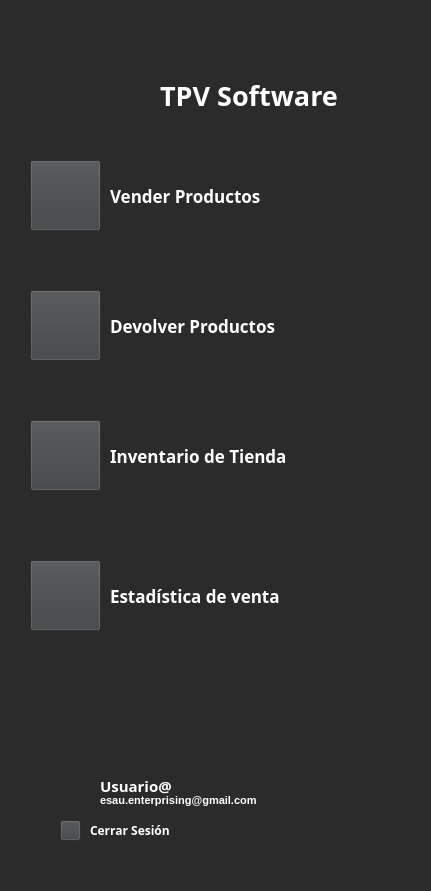
   <widget class="QWidget" name="widget_5" native="true">
    <property name="geometry">
     <rect>
      <x>0</x>
      <y>0</y>
      <width>431</width>
      <height>891</height>
     </rect>
    </property>
    <property name="styleSheet">
     <string notr="true">background-color: #2b2b2b;
</string>
    </property>
    <widget class="QLabel" name="label">
     <property name="geometry">
      <rect>
       <x>160</x>
       <y>80</y>
       <width>211</width>
       <height>31</height>
      </rect>
     </property>
     <property name="font">
      <font>
       <family>Rockwell</family>
       <pointsize>20</pointsize>
       <bold>true</bold>
      </font>
     </property>
     <property name="styleSheet">
      <string notr="true">color: rgb(255, 255, 255);</string>
     </property>
     <property name="text">
      <string>TPV Software</string>
     </property>
    </widget>
    <widget class="QWidget" name="widget_2" native="true">
     <property name="geometry">
      <rect>
       <x>30</x>
       <y>20</y>
       <width>111</width>
       <height>111</height>
      </rect>
     </property>
     <property name="styleSheet">
      <string notr="true">image: url(:/login/assets/login/cohete.png);</string>
     </property>
    </widget>
    <widget class="QPushButton" name="pushButton">
     <property name="geometry">
      <rect>
       <x>30</x>
       <y>160</y>
       <width>71</width>
       <height>71</height>
      </rect>
     </property>
     <property name="styleSheet">
      <string notr="true">background-color: #3f4042;</string>
     </property>
     <property name="text">
      <string/>
     </property>
     <property name="icon">
      <iconset resource="../resources.qrc">
       <normaloff>:/interfaz /assets/interfaz principal/barra lateral/carro-de-compras-rapido.png</normaloff>:/interfaz /assets/interfaz principal/barra lateral/carro-de-compras-rapido.png</iconset>
     </property>
     <property name="iconSize">
      <size>
       <width>25</width>
       <height>25</height>
      </size>
     </property>
    </widget>
    <widget class="QLabel" name="label_2">
     <property name="geometry">
      <rect>
       <x>110</x>
       <y>180</y>
       <width>281</width>
       <height>31</height>
      </rect>
     </property>
     <property name="font">
      <font>
       <family>Rockwell</family>
       <pointsize>13</pointsize>
       <bold>true</bold>
      </font>
     </property>
     <property name="styleSheet">
      <string notr="true">color: rgb(255, 255, 255);</string>
     </property>
     <property name="text">
      <string>Vender Productos</string>
     </property>
    </widget>
    <widget class="QPushButton" name="pushButton_2">
     <property name="geometry">
      <rect>
       <x>30</x>
       <y>290</y>
       <width>71</width>
       <height>71</height>
      </rect>
     </property>
     <property name="styleSheet">
      <string notr="true">background-color: #3f4042;</string>
     </property>
     <property name="text">
      <string/>
     </property>
     <property name="icon">
      <iconset resource="../resources.qrc">
       <normaloff>:/interfaz /assets/interfaz principal/barra lateral/devolucion-de-dinero.png</normaloff>:/interfaz /assets/interfaz principal/barra lateral/devolucion-de-dinero.png</iconset>
     </property>
     <property name="iconSize">
      <size>
       <width>40</width>
       <height>40</height>
      </size>
     </property>
    </widget>
    <widget class="QLabel" name="label_3">
     <property name="geometry">
      <rect>
       <x>110</x>
       <y>310</y>
       <width>281</width>
       <height>31</height>
      </rect>
     </property>
     <property name="font">
      <font>
       <family>Rockwell</family>
       <pointsize>13</pointsize>
       <bold>true</bold>
      </font>
     </property>
     <property name="styleSheet">
      <string notr="true">color: rgb(255, 255, 255);</string>
     </property>
     <property name="text">
      <string>Devolver Productos</string>
     </property>
    </widget>
    <widget class="QPushButton" name="pushButton_3">
     <property name="geometry">
      <rect>
       <x>30</x>
       <y>420</y>
       <width>71</width>
       <height>71</height>
      </rect>
     </property>
     <property name="styleSheet">
      <string notr="true">background-color: #3f4042;</string>
     </property>
     <property name="text">
      <string/>
     </property>
     <property name="icon">
      <iconset resource="../resources.qrc">
       <normaloff>:/interfaz /assets/interfaz principal/barra lateral/inventario-disponible.png</normaloff>:/interfaz /assets/interfaz principal/barra lateral/inventario-disponible.png</iconset>
     </property>
     <property name="iconSize">
      <size>
       <width>30</width>
       <height>30</height>
      </size>
     </property>
    </widget>
    <widget class="QLabel" name="label_4">
     <property name="geometry">
      <rect>
       <x>110</x>
       <y>440</y>
       <width>271</width>
       <height>31</height>
      </rect>
     </property>
     <property name="font">
      <font>
       <family>Rockwell</family>
       <pointsize>13</pointsize>
       <bold>true</bold>
      </font>
     </property>
     <property name="styleSheet">
      <string notr="true">color: rgb(255, 255, 255);</string>
     </property>
     <property name="text">
      <string>Inventario de Tienda</string>
     </property>
    </widget>
    <widget class="QPushButton" name="pushButton_4">
     <property name="geometry">
      <rect>
       <x>30</x>
       <y>560</y>
       <width>71</width>
       <height>71</height>
      </rect>
     </property>
     <property name="styleSheet">
      <string notr="true">background-color: #3f4042;</string>
     </property>
     <property name="text">
      <string/>
     </property>
     <property name="icon">
      <iconset resource="../resources.qrc">
       <normaloff>:/interfaz /assets/interfaz principal/barra lateral/tendencia.png</normaloff>:/interfaz /assets/interfaz principal/barra lateral/tendencia.png</iconset>
     </property>
     <property name="iconSize">
      <size>
       <width>30</width>
       <height>30</height>
      </size>
     </property>
    </widget>
    <widget class="QLabel" name="label_5">
     <property name="geometry">
      <rect>
       <x>110</x>
       <y>580</y>
       <width>271</width>
       <height>31</height>
      </rect>
     </property>
     <property name="font">
      <font>
       <family>Rockwell</family>
       <pointsize>13</pointsize>
       <bold>true</bold>
      </font>
     </property>
     <property name="styleSheet">
      <string notr="true">color: rgb(255, 255, 255);</string>
     </property>
     <property name="text">
      <string>Estadística de venta</string>
     </property>
    </widget>
    <widget class="QWidget" name="widget_4" native="true">
     <property name="geometry">
      <rect>
       <x>50</x>
       <y>770</y>
       <width>41</width>
       <height>41</height>
      </rect>
     </property>
     <property name="styleSheet">
      <string notr="true">image: url(:/interfaz /assets/interfaz principal/barra lateral/usuario.png);</string>
     </property>
    </widget>
    <widget class="QLabel" name="label_6">
     <property name="geometry">
      <rect>
       <x>100</x>
       <y>770</y>
       <width>141</width>
       <height>31</height>
      </rect>
     </property>
     <property name="font">
      <font>
       <family>Rockwell</family>
       <pointsize>11</pointsize>
       <bold>true</bold>
      </font>
     </property>
     <property name="styleSheet">
      <string notr="true">color: rgb(255, 255, 255);</string>
     </property>
     <property name="text">
      <string>Usuario@</string>
     </property>
    </widget>
    <widget class="QLabel" name="label_7">
     <property name="geometry">
      <rect>
       <x>100</x>
       <y>785</y>
       <width>191</width>
       <height>31</height>
      </rect>
     </property>
     <property name="font">
      <font>
       <family>Cantarell</family>
       <pointsize>8</pointsize>
       <bold>true</bold>
      </font>
     </property>
     <property name="styleSheet">
      <string notr="true">color: rgb(255, 255, 255);
background-color: transparent;</string>
     </property>
     <property name="text">
      <string>esau.enterprising@gmail.com</string>
     </property>
    </widget>
    <widget class="QPushButton" name="pushButton_5">
     <property name="geometry">
      <rect>
       <x>60</x>
       <y>820</y>
       <width>21</width>
       <height>21</height>
      </rect>
     </property>
     <property name="styleSheet">
      <string notr="true">background-color: #3f4042;
</string>
     </property>
     <property name="text">
      <string/>
     </property>
     <property name="icon">
      <iconset resource="../resources.qrc">
       <normaloff>:/login/assets/login/circulo-marca-x.png</normaloff>:/login/assets/login/circulo-marca-x.png</iconset>
     </property>
     <property name="iconSize">
      <size>
       <width>30</width>
       <height>30</height>
      </size>
     </property>
    </widget>
    <widget class="QLabel" name="label_8">
     <property name="geometry">
      <rect>
       <x>90</x>
       <y>815</y>
       <width>141</width>
       <height>31</height>
      </rect>
     </property>
     <property name="font">
      <font>
       <family>Rockwell</family>
       <pointsize>9</pointsize>
       <bold>true</bold>
      </font>
     </property>
     <property name="styleSheet">
      <string notr="true">color: rgb(255, 255, 255);
background-color: transparent;</string>
     </property>
     <property name="text">
      <string>Cerrar Sesión</string>
     </property>
    </widget>
   </widget>
